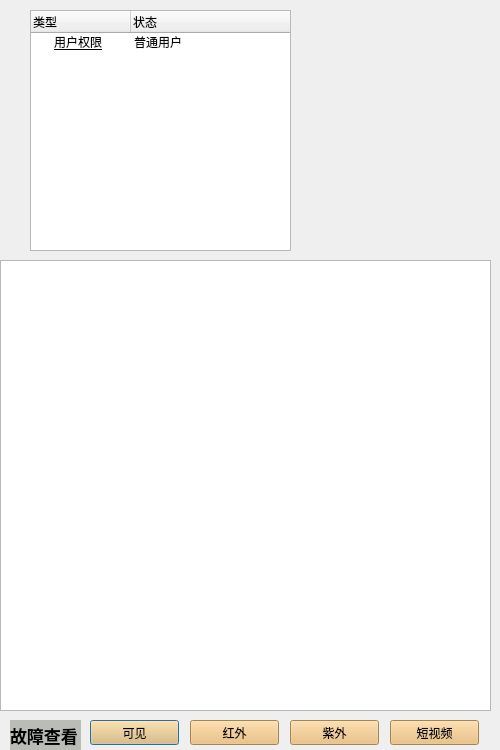
<?xml version="1.0" encoding="UTF-8"?>
<ui version="4.0">
 <class>s1_jk</class>
 <widget class="QDialog" name="s1_jk">
  <property name="geometry">
   <rect>
    <x>0</x>
    <y>0</y>
    <width>500</width>
    <height>750</height>
   </rect>
  </property>
  <property name="windowTitle">
   <string>Dialog</string>
  </property>
  <widget class="QTreeView" name="treeView_2">
   <property name="geometry">
    <rect>
     <x>0</x>
     <y>260</y>
     <width>491</width>
     <height>451</height>
    </rect>
   </property>
  </widget>
  <widget class="QTreeWidget" name="treeWidget">
   <property name="geometry">
    <rect>
     <x>30</x>
     <y>10</y>
     <width>261</width>
     <height>241</height>
    </rect>
   </property>
   <column>
    <property name="text">
     <string>类型</string>
    </property>
   </column>
   <column>
    <property name="text">
     <string>状态</string>
    </property>
   </column>
   <item>
    <property name="text">
     <string>用户权限</string>
    </property>
    <property name="font">
     <font>
      <underline>true</underline>
     </font>
    </property>
    <property name="text">
     <string>普通用户</string>
    </property>
   </item>
  </widget>
  <widget class="QPushButton" name="pushButton">
   <property name="geometry">
    <rect>
     <x>90</x>
     <y>720</y>
     <width>89</width>
     <height>25</height>
    </rect>
   </property>
   <property name="styleSheet">
    <string notr="true">background-color: rgb(233, 185, 110);</string>
   </property>
   <property name="text">
    <string>可见</string>
   </property>
  </widget>
  <widget class="QPushButton" name="pushButton_2">
   <property name="geometry">
    <rect>
     <x>190</x>
     <y>720</y>
     <width>89</width>
     <height>25</height>
    </rect>
   </property>
   <property name="styleSheet">
    <string notr="true">background-color: rgb(233, 185, 110);</string>
   </property>
   <property name="text">
    <string>红外</string>
   </property>
  </widget>
  <widget class="QPushButton" name="pushButton_3">
   <property name="geometry">
    <rect>
     <x>290</x>
     <y>720</y>
     <width>89</width>
     <height>25</height>
    </rect>
   </property>
   <property name="styleSheet">
    <string notr="true">background-color: rgb(233, 185, 110);</string>
   </property>
   <property name="text">
    <string>紫外</string>
   </property>
  </widget>
  <widget class="QPushButton" name="pushButton_4">
   <property name="geometry">
    <rect>
     <x>390</x>
     <y>720</y>
     <width>89</width>
     <height>25</height>
    </rect>
   </property>
   <property name="styleSheet">
    <string notr="true">background-color: rgb(233, 185, 110);</string>
   </property>
   <property name="text">
    <string>短视频</string>
   </property>
  </widget>
  <widget class="QLabel" name="label">
   <property name="geometry">
    <rect>
     <x>10</x>
     <y>720</y>
     <width>71</width>
     <height>31</height>
    </rect>
   </property>
   <property name="font">
    <font>
     <pointsize>13</pointsize>
     <weight>75</weight>
     <bold>true</bold>
    </font>
   </property>
   <property name="styleSheet">
    <string notr="true">background-color: rgb(186, 189, 182);</string>
   </property>
   <property name="text">
    <string>故障查看</string>
   </property>
  </widget>
 </widget>
 <resources/>
 <connections/>
</ui>
